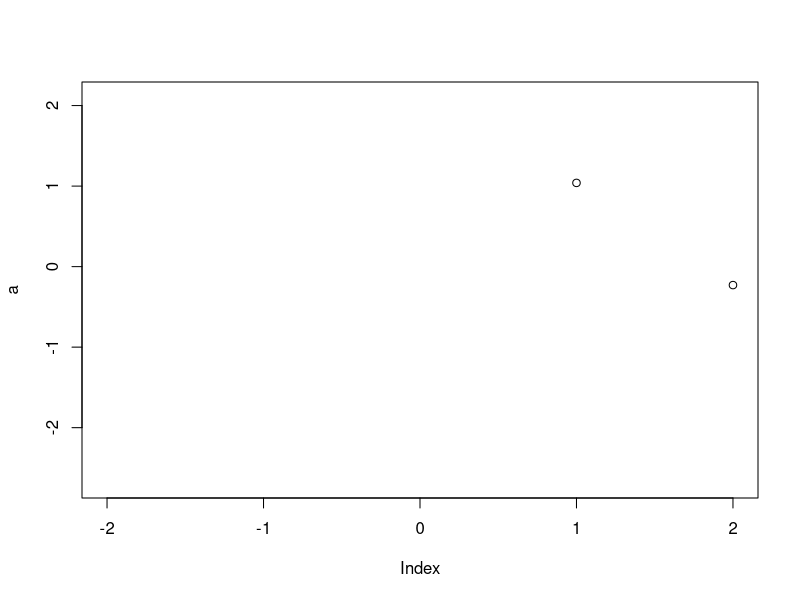

Reproduce this figure in R.
print("This code is written from RStudio")

print("Glad that it's apperaing on GitHub")

a <- rnorm(100)
plot(a, xlim = c(-2,2))

print("I am back")
print("Whassup")